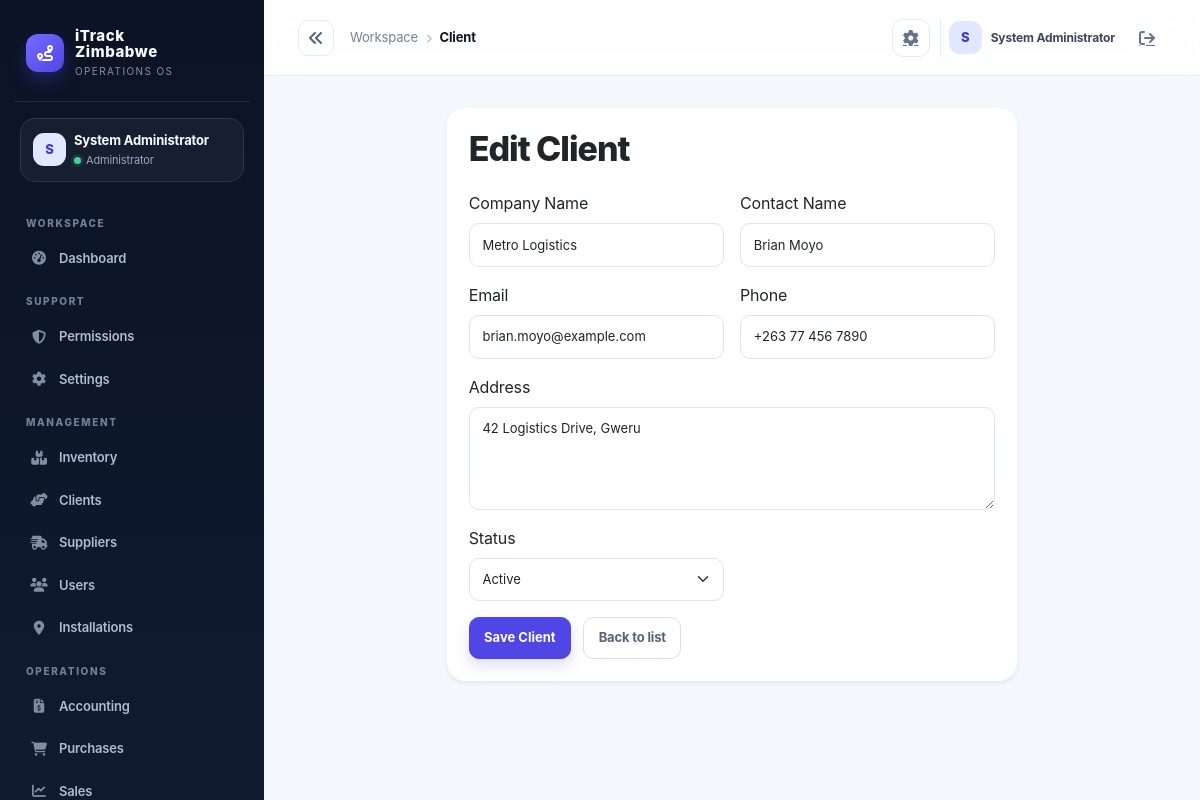
The app's page /index.php?controller=client&action=edit&id=2 (signed in) with its own data.
### tables this page shows
CREATE TABLE IF NOT EXISTS clients (
  id INT AUTO_INCREMENT PRIMARY KEY,
  company_name VARCHAR(150) NOT NULL,
  contact_name VARCHAR(150),
  email VARCHAR(150),
  phone VARCHAR(50),
  address TEXT,
  status VARCHAR(20) NOT NULL DEFAULT 'active',
  created_at TIMESTAMP DEFAULT CURRENT_TIMESTAMP
);

### app/controllers/ClientController.php (called while the page is built, shortened)
<?php
require_once dirname(__DIR__) . '/core/Controller.php';
require_once dirname(__DIR__) . '/models/Client.php';
class ClientController extends Controller
{
    private Client $clientModel;
    public function __construct()
    {
        $this->clientModel = new Client();
    }
    public function edit(): void
    {
        $id = $this->sanitizeInt($_GET['id'] ?? 0);
        $client = $this->clientModel->find($id);
        $this->view('clients/form', [
            'title' => 'Edit Client',
            'mode' => 'edit',
            'client' => $client,
        ]);
    }
}

### public/index.php (called while the page is built, shortened)
<?php
$uri = $_SERVER['REQUEST_URI'] ?? '/';
$controllerKey = $_GET['controller'] ?? null;
$actionKey = $_GET['action'] ?? null;
$route = $controllerKey ? [
    'controller' => ucfirst($controllerKey) . 'Controller',
    'action' => $actionKey ?? 'index',
] : Router::route($uri);
$actionName = $route['action'];
$controller = new $controllerName();
$controller->$actionName();

### app/config/env.php (called while the page is built, shortened)
<?php
function loadEnv(): array
{
    static $loaded = null;
    if ($loaded !== null) {
        return $loaded;
    }
    $loaded = [];
    $envPath = dirname(__DIR__, 2) . '/.env';
    if (!is_readable($envPath)) {
        return $loaded;
    }
    return $loaded;
}
function env(string $key, $default = null)
{
    $vars = loadEnv();
    $value = getenv($key);
    return $value !== false ? $value : $default;
}

### app/config/app.php (called while the page is built)
<?php
require_once __DIR__ . '/env.php';
return [
    'app_name' => env('APP_NAME', 'iTrack Zimbabwe'),
    'environment' => strtolower((string) env('APP_ENV', 'development')),
    'db_driver' => strtolower((string) env('DB_DRIVER', 'auto')),
    'db_sqlite_path' => (string) env('DB_SQLITE_PATH', dirname(__DIR__, 2) . '/storage/itrack.sqlite'),
    'allow_registration' => filter_var(env('APP_ALLOW_REGISTRATION', !in_array(strtolower((string) env('APP_ENV', 'development')), ['prod', 'production'], true)), FILTER_VALIDATE_BOOLEAN),
    'session_secure' => filter_var(env('APP_SESSION_SECURE', false), FILTER_VALIDATE_BOOLEAN),
    'mail_from' => env('MAIL_FROM', 'no-reply@localhost'),
    'public_url' => rtrim((string) env('APP_PUBLIC_URL', ''), '/'),
    'debug' => filter_var(env('APP_DEBUG', false), FILTER_VALIDATE_BOOLEAN),
    'base_url' => env('APP_BASE_URL', '/itrack-zimbabwe'),
    'db' => [
        'host' => env('DB_HOST', '127.0.0.1'),
        'port' => env('DB_PORT', '3306'),
        'name' => env('DB_NAME', 'itrack_zimbabwe'),
        'user' => env('DB_USER', 'root'),
        'pass' => env('DB_PASS', ''),
    ],
    'session_name' => env('SESSION_NAME', 'itrack_session'),
    'csrf_token_name' => env('CSRF_TOKEN_NAME', 'csrf_token'),
    'upload_dir' => env('UPLOAD_DIR', dirname(__DIR__, 1) . '/uploads'),
    'openrouter_api_key' => env('OPENROUTER_API_KEY', ''),
    'openrouter_model' => env('OPENROUTER_MODEL', 'openrouter/free'),
];

### app/config/database.php (called while the page is built, shortened)
<?php
require_once dirname(__DIR__) . '/config/app.php';
class Database
{
    private static ?PDO $instance = null;
    public static function getInstance(): PDO
    {
        if (self::$instance === null) {
            $config = require dirname(__DIR__) . '/config/app.php';
            $mysqlEnabled = extension_loaded('pdo_mysql');
            if ($config['db_driver'] === 'sqlite') {
                self::$instance = self::createSqliteInstance($config);
            } elseif ($config['db_driver'] === 'mysql' || ($config['db_driver'] === 'auto' && $mysqlEnabled)) {
                try {
                    $dsn = sprintf('mysql:host=%s;port=%s;dbname=%s;charset=utf8mb4', $config['db']['host'], $config['db']['port'], $config['db']['name']);
                    self::$instance = new PDO($dsn, $config['db']['user'], $config['db']['pass'], [
                        PDO::ATTR_ERRMODE => PDO::ERRMODE_EXCEPTION,
                        PDO::ATTR_DEFAULT_FETCH_MODE => PDO::FETCH_ASSOC,
                        PDO::ATTR_EMULATE_PREPARES => false,
                    ]);
                } catch (PDOException $exception) {
                    if ($config['environment'] === 'production' || $config['db_driver'] === 'mysql') {
                        throw new RuntimeException('Unable to connect to the configured MySQL database.', 0, $exception);
                    }
                    self::$instance = self::createSqliteInstance($config);
                }
            } else {
                if ($config['environment'] === 'production' && $config['db_driver'] !== 'sqlite') {
                    throw new RuntimeException('Production requires DB_DRIVER=mysql or an explicit DB_DRIVER=sqlite configuration.');
                }
                self::$instance = self::createSqliteInstance($config);
            }
        }
        return self::$instance;
    }
}

### app/core/Model.php (called while the page is built, shortened)
<?php
require_once dirname(__DIR__) . '/config/database.php';
abstract class Model
{
    protected PDO $db;
    public function __construct()
    {
        $this->db = Database::getInstance();
    }
    protected function fetchOne(string $sql, array $params = []): ?array
    {
        $stmt = $this->db->prepare($sql);
        $stmt->execute($params);
        $row = $stmt->fetch();
        return $row === false ? null : $row;
    }
    protected function execute(string $sql, array $params = []): int
    {
        $stmt = $this->db->prepare($sql);
        $stmt->execute($params);
        return $stmt->rowCount();
    }
}

### app/models/Client.php (called while the page is built, shortened)
<?php
require_once dirname(__DIR__) . '/core/Model.php';
class Client extends Model
{
    public function find(int $id): ?array
    {
        return $this->fetchOne('SELECT * FROM clients WHERE id = :id', [':id' => $id]);
    }
}

### app/views/clients/form.php (the view, shortened to what this page needs)
<div class="row justify-content-center">
    <div class="col-lg-8">
        <div class="card shadow-sm border-0">
            <div class="card-body">
                <h2 class="h4 mb-4"><?= $mode === 'edit' ? 'Edit Client' : 'Create Client' ?></h2>
                <form method="post" class="row g-3">
                    <div class="col-md-6">
                        <label class="form-label">Company Name</label>
                        <input type="text" name="company_name" class="form-control" value="<?= htmlspecialchars($client['company_name'] ?? '', ENT_QUOTES, 'UTF-8') ?>" required>
                    </div>
                    <div class="col-md-6">
                        <label class="form-label">Contact Name</label>
                        <input type="text" name="contact_name" class="form-control" value="<?= htmlspecialchars($client['contact_name'] ?? '', ENT_QUOTES, 'UTF-8') ?>">
                    </div>
                    <div class="col-md-6">
                        <label class="form-label">Email</label>
                        <input type="email" name="email" class="form-control" value="<?= htmlspecialchars($client['email'] ?? '', ENT_QUOTES, 'UTF-8') ?>">
                    </div>
                    <div class="col-md-6">
                        <label class="form-label">Phone</label>
                        <input type="text" name="phone" class="form-control" value="<?= htmlspecialchars($client['phone'] ?? '', ENT_QUOTES, 'UTF-8') ?>">
                    </div>
                    <div class="col-12">
                        <label class="form-label">Address</label>
                        <textarea name="address" class="form-control" rows="4"><?= htmlspecialchars($client['address'] ?? '', ENT_QUOTES, 'UTF-8') ?></textarea>
                    </div>
                    <div class="col-md-6">
                        <label class="form-label">Status</label>
                        <select name="status" class="form-select">
                            <option value="active" <?= isset($client['status']) && $client['status'] === 'active' ? 'selected' : '' ?>>Active</option>
                        </select>
                    </div>
                    <div class="col-12">
                        <button class="btn btn-primary" type="submit">Save Client</button>
                        <a class="btn btn-outline-secondary ms-2" href="/index.php?controller=client">Back to list</a>
                    </div>
                </form>
            </div>
        </div>
    </div>
</div>

### app/views/layouts/main.php (style rules this page uses)
:root { --ink:#0b1324; --ink-2:#111d33; --muted:#738096; --line:#e6ebf2; --canvas:#f4f7fb; --card:#fff; --brand:#4f46e5; --brand-2:#6d5dfc; --mint:#13b981; --amber:#f59e0b; --danger:#e25555; --shadow:0 16px 40px rgba(15,23,42,.06); }
* { box-sizing:border-box; }
body { background:var(--canvas); color:var(--ink); margin:0; font-family:Inter,ui-sans-serif,system-ui,-apple-system,"Segoe UI",sans-serif; letter-spacing:-.01em; }
a { color:inherit; }
main h2.h4 { font-size:clamp(25px,3vw,34px); font-weight:800; letter-spacing:-.045em; line-height:1.1; }
.card { border:1px solid var(--line); border-radius:18px; background:var(--card); box-shadow:var(--shadow); }
.card .card-body { padding:22px; }
.btn { border-radius:10px; font-weight:700; font-size:13px; padding:.63rem .9rem; }
.btn-primary { background:var(--brand); border-color:var(--brand); box-shadow:0 7px 15px rgba(79,70,229,.18); }
.form-control,.form-select { border-color:#dfe5ee; border-radius:10px; font-size:13px; padding:.7rem .8rem; }
.card > .card-body > h2, .card > .card-body > h3, .card > .card-body > h4, .card > .card-body > h5 { font-weight:800; letter-spacing:-.03em; }
.btn-outline-secondary { color:#56647a; border-color:#d9e0eb; }

### records on screen
clients: company_name "Metro Logistics", contact_name "Brian Moyo", email "brian.moyo@example.com", phone "+263 77 456 7890", address "42 Logistics Drive, Gweru", status "Active"

### other values on screen
$initials "S"
$user['name'] "System Administrator"
$role "Administrator"
$group "WORKSPACE"
$item['label'] "Dashboard"
$group "SUPPORT"
$item['label'] "Permissions"
$item['label'] "Settings"
$group "MANAGEMENT"
$item['label'] "Inventory"
$item['label'] "Clients"
$item['label'] "Suppliers"
$item['label'] "Users"
$item['label'] "Installations"
$group "OPERATIONS"
